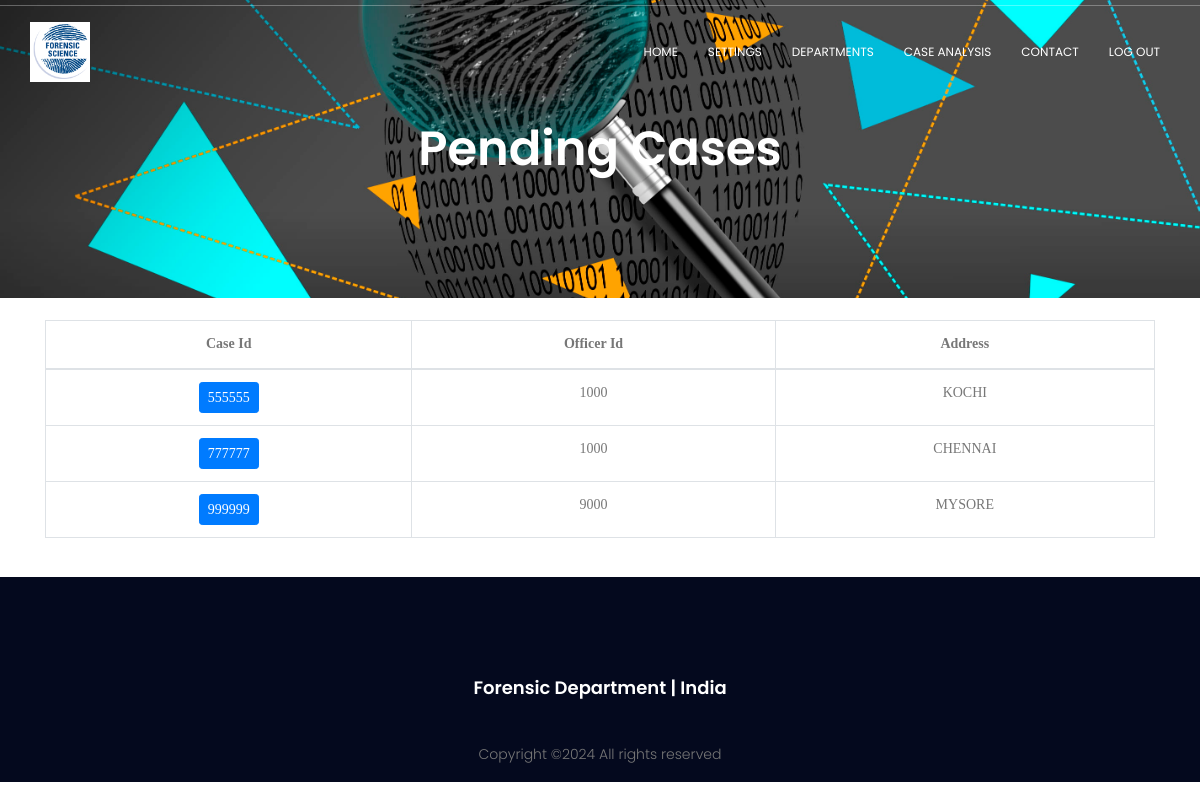
/project/casepending.php (signed in), run on an earlier commit of the app's database.
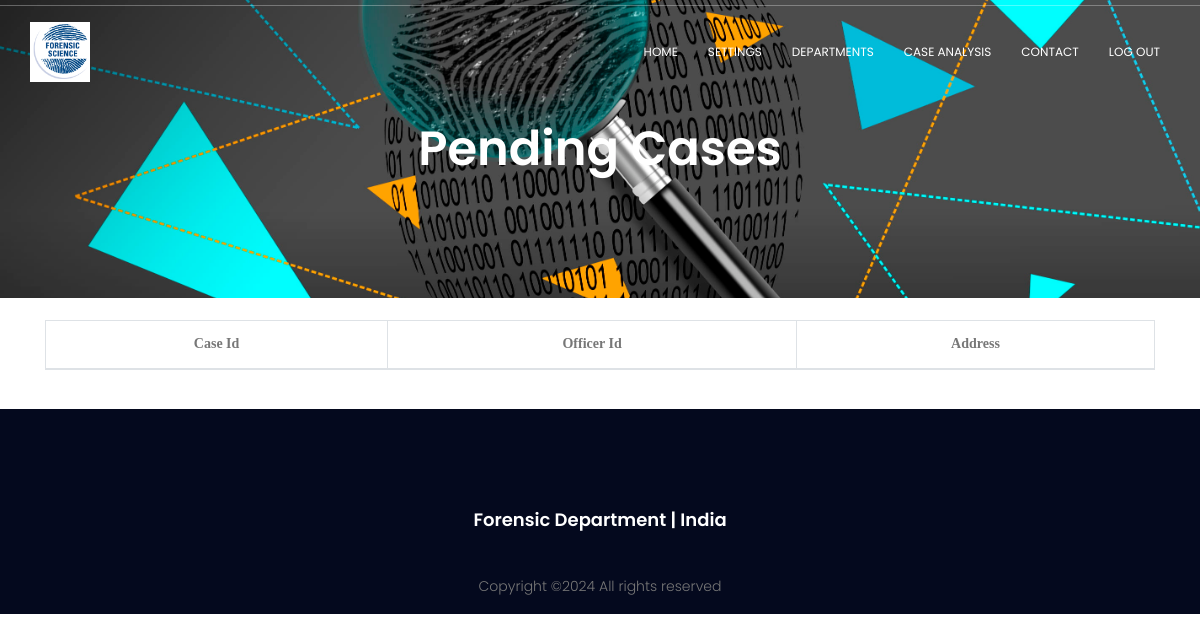
And on a later commit of the database.
### tables this page shows
CREATE TABLE `cases` (
  `CASE_ID` int(6) NOT NULL,
  `OFFICER_ID` int(4) DEFAULT NULL,
  `DATE` date NOT NULL,
  `STATUS` varchar(10) DEFAULT NULL,
  `ADDRESS` varchar(20) NOT NULL
);

### project/casepending.php (the view, shortened to what this page needs)
<?php
	require("includes/common.php");
$query = "SELECT CASE_ID, OFFICER_ID, ADDRESS
			FROM CASES
			WHERE STATUS='PENDING'";
$query_result = mysqli_query($con, $query) or die(mysqli_error($con));
?>
<!DOCTYPE html>
	<html lang="zxx" class="no-js">
	<head>
			<link rel="stylesheet" href="css/linearicons.css">
			<link rel="stylesheet" href="css/font-awesome.min.css">
			<link rel="stylesheet" href="css/bootstrap.css">
			<link rel="stylesheet" href="css/magnific-popup.css">
			<link rel="stylesheet" href="css/nice-select.css">
			<link rel="stylesheet" href="css/animate.min.css">
			<link rel="stylesheet" href="css/owl.carousel.css">
			<link rel="stylesheet" href="css/main.css">
		</head>
		<body>
			<?php
				require 'includes/header.php';
			?>
			<section class="banner-area relative" id="home">
				<div class="overlay"></div>
				<div class="container">
					<div class="row d-flex align-items-center justify-content-center">
						<div class="about-content col-lg-12">
							<h1 class="text-white">
								Pending Cases
							</h1>
						</div>
					</div>
				</div>
			</section>
			<form action="caseview.php" method="POST">
			<div class="container" >
				<br/>
				<table class="table table-hover table-bordered">
					<thead>
					<tr>
						<th style="font-family:verdana; text-align:center" scope="col"> Case Id </th>
						<th style="font-family:verdana; text-align:center" scope="col"> Officer Id </th>
						<th style="font-family:verdana; text-align:center" scope="col"> Address </th>
					</tr>
					</thead>
					<tbody>
					<?php
					while($row = mysqli_fetch_array($query_result)) { ?>
						<tr>
							<td style="font-family:verdana; text-align:center"> <input type="submit" class="btn btn-primary btn-sm" name="viewcase" value="<?php echo $row['CASE_ID']; ?>"> </td>
							<td style="font-family:verdana; text-align:center"> <?php echo $row['OFFICER_ID']; ?> </td>
							<td style="font-family:verdana; text-align:center"> <?php echo $row['ADDRESS']; ?> </td>
						</tr>
					<?php } ?>
					</tbody>
				</table>
			<br/>
			</div>
			</form>
			<?php
				require 'includes/footer.php';
			?>
	</body>
</html>

What changed in the data, as far as the page shows it:
removed cases: viewcase "555555", OFFICER_ID "1000", ADDRESS "KOCHI"
removed cases: viewcase "777777", OFFICER_ID "1000", ADDRESS "CHENNAI"
removed cases: viewcase "999999", OFFICER_ID "9000", ADDRESS "MYSORE"
